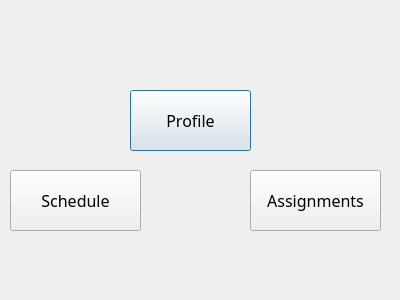
<?xml version="1.0" encoding="UTF-8"?>
<ui version="4.0">
 <class>nursewindow</class>
 <widget class="QDialog" name="nursewindow">
  <property name="geometry">
   <rect>
    <x>0</x>
    <y>0</y>
    <width>400</width>
    <height>300</height>
   </rect>
  </property>
  <property name="windowTitle">
   <string>Dialog</string>
  </property>
  <widget class="QPushButton" name="pushButton_profile">
   <property name="geometry">
    <rect>
     <x>130</x>
     <y>90</y>
     <width>121</width>
     <height>61</height>
    </rect>
   </property>
   <property name="font">
    <font>
     <family>Forte</family>
     <pointsize>12</pointsize>
    </font>
   </property>
   <property name="text">
    <string>Profile</string>
   </property>
  </widget>
  <widget class="QPushButton" name="pushButton_Schedule">
   <property name="geometry">
    <rect>
     <x>10</x>
     <y>170</y>
     <width>131</width>
     <height>61</height>
    </rect>
   </property>
   <property name="font">
    <font>
     <family>Forte</family>
     <pointsize>12</pointsize>
    </font>
   </property>
   <property name="text">
    <string>Schedule</string>
   </property>
  </widget>
  <widget class="QPushButton" name="pushButton_Assignment">
   <property name="geometry">
    <rect>
     <x>250</x>
     <y>170</y>
     <width>131</width>
     <height>61</height>
    </rect>
   </property>
   <property name="font">
    <font>
     <family>Forte</family>
     <pointsize>12</pointsize>
    </font>
   </property>
   <property name="text">
    <string>Assignments</string>
   </property>
  </widget>
  <widget class="QLabel" name="label_Hellonur">
   <property name="geometry">
    <rect>
     <x>30</x>
     <y>20</y>
     <width>141</width>
     <height>31</height>
    </rect>
   </property>
   <property name="font">
    <font>
     <family>Script MT Bold</family>
     <pointsize>12</pointsize>
     <bold>true</bold>
    </font>
   </property>
   <property name="text">
    <string/>
   </property>
  </widget>
 </widget>
 <resources/>
 <connections/>
</ui>
